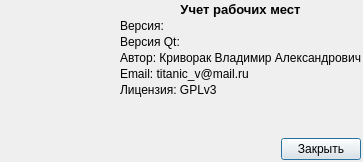
<?xml version="1.0" encoding="UTF-8"?>
<ui version="4.0">
 <class>About</class>
 <widget class="QDialog" name="About">
  <property name="geometry">
   <rect>
    <x>0</x>
    <y>0</y>
    <width>363</width>
    <height>162</height>
   </rect>
  </property>
  <property name="sizePolicy">
   <sizepolicy hsizetype="Fixed" vsizetype="Fixed">
    <horstretch>0</horstretch>
    <verstretch>0</verstretch>
   </sizepolicy>
  </property>
  <property name="windowTitle">
   <string>О программе</string>
  </property>
  <property name="windowIcon">
   <iconset resource="../icons.qrc">
    <normaloff>:/32x32/info/ico/info_32x32.png</normaloff>:/32x32/info/ico/info_32x32.png</iconset>
  </property>
  <layout class="QVBoxLayout" name="verticalLayout_2">
   <property name="spacing">
    <number>2</number>
   </property>
   <property name="sizeConstraint">
    <enum>QLayout::SetDefaultConstraint</enum>
   </property>
   <property name="leftMargin">
    <number>2</number>
   </property>
   <property name="topMargin">
    <number>2</number>
   </property>
   <property name="rightMargin">
    <number>2</number>
   </property>
   <property name="bottomMargin">
    <number>2</number>
   </property>
   <item>
    <layout class="QHBoxLayout" name="horizontalLayout_2">
     <item>
      <widget class="QLabel" name="label">
       <property name="text">
        <string/>
       </property>
       <property name="pixmap">
        <pixmap resource="../icons.qrc">:/128x128/workerplace/ico/workerplace.png</pixmap>
       </property>
      </widget>
     </item>
     <item>
      <layout class="QVBoxLayout" name="verticalLayout">
       <item>
        <widget class="QLabel" name="label_2">
         <property name="font">
          <font>
           <pointsize>10</pointsize>
           <weight>75</weight>
           <bold>true</bold>
          </font>
         </property>
         <property name="text">
          <string>Учет рабочих мест</string>
         </property>
         <property name="alignment">
          <set>Qt::AlignCenter</set>
         </property>
        </widget>
       </item>
       <item>
        <widget class="QLabel" name="version">
         <property name="text">
          <string>Версия: </string>
         </property>
        </widget>
       </item>
       <item>
        <widget class="QLabel" name="qtVersion">
         <property name="text">
          <string>Версия Qt: </string>
         </property>
        </widget>
       </item>
       <item>
        <widget class="QLabel" name="label_5">
         <property name="text">
          <string>Автор: Криворак Владимир Александрович</string>
         </property>
        </widget>
       </item>
       <item>
        <widget class="QLabel" name="label_6">
         <property name="text">
          <string>Email: titanic_v@mail.ru</string>
         </property>
        </widget>
       </item>
       <item>
        <widget class="QLabel" name="label_7">
         <property name="text">
          <string>Лицензия: GPLv3</string>
         </property>
        </widget>
       </item>
       <item>
        <spacer name="verticalSpacer">
         <property name="orientation">
          <enum>Qt::Vertical</enum>
         </property>
         <property name="sizeHint" stdset="0">
          <size>
           <width>20</width>
           <height>40</height>
          </size>
         </property>
        </spacer>
       </item>
      </layout>
     </item>
    </layout>
   </item>
   <item>
    <layout class="QHBoxLayout" name="horizontalLayout">
     <item>
      <spacer name="horizontalSpacer">
       <property name="orientation">
        <enum>Qt::Horizontal</enum>
       </property>
       <property name="sizeHint" stdset="0">
        <size>
         <width>40</width>
         <height>20</height>
        </size>
       </property>
      </spacer>
     </item>
     <item>
      <widget class="QPushButton" name="closeButton">
       <property name="text">
        <string>Закрыть</string>
       </property>
       <property name="icon">
        <iconset resource="../icons.qrc">
         <normaloff>:/16x16/cancelDel/ico/button_cancel_16x16.png</normaloff>:/16x16/cancelDel/ico/button_cancel_16x16.png</iconset>
       </property>
      </widget>
     </item>
    </layout>
   </item>
  </layout>
 </widget>
 <resources>
  <include location="../icons.qrc"/>
 </resources>
 <connections>
  <connection>
   <sender>closeButton</sender>
   <signal>clicked()</signal>
   <receiver>About</receiver>
   <slot>close()</slot>
   <hints>
    <hint type="sourcelabel">
     <x>240</x>
     <y>177</y>
    </hint>
    <hint type="destinationlabel">
     <x>140</x>
     <y>96</y>
    </hint>
   </hints>
  </connection>
 </connections>
</ui>
